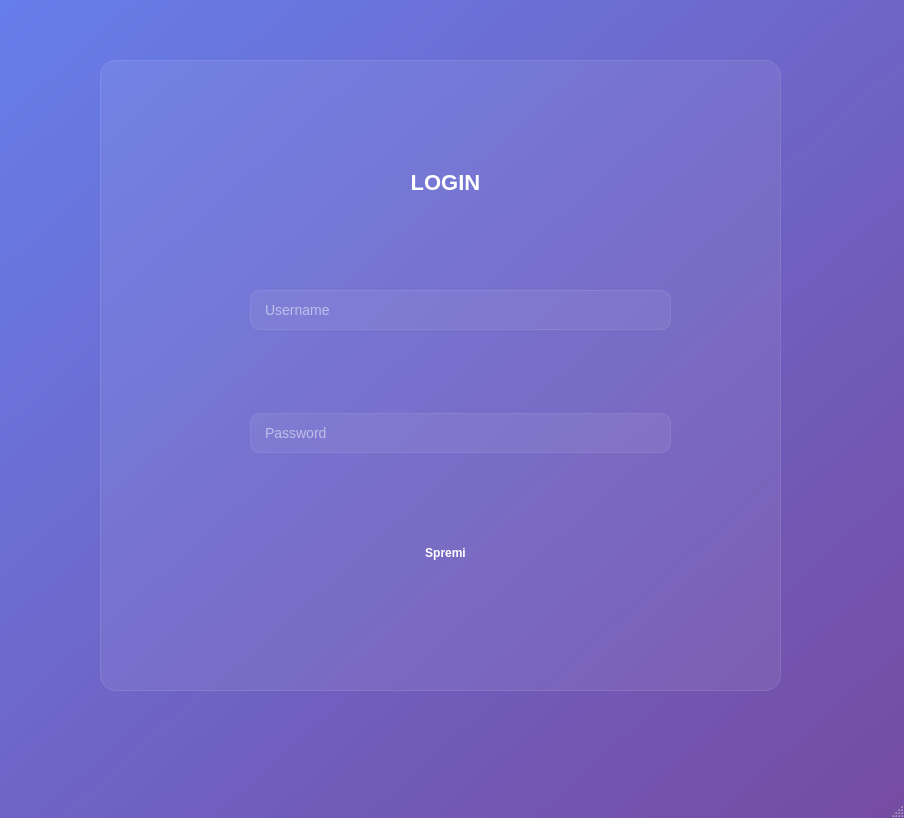
<?xml version="1.0" encoding="UTF-8"?>
<ui version="4.0">
 <class>MainWindow</class>
 <widget class="QMainWindow" name="MainWindow">
  <property name="geometry">
   <rect>
    <x>0</x>
    <y>0</y>
    <width>904</width>
    <height>818</height>
   </rect>
  </property>
  <property name="windowTitle">
   <string>MainWindow</string>
  </property>
  <property name="styleSheet">
   <string notr="true">/* Main background */
QMainWindow {
    background: qlineargradient(spread:pad, x1:0, y1:0, x2:1, y2:1,
        stop:0 #667eea, stop:1 #764ba2);
    font-family: &quot;Segoe UI&quot;;
}

/* Login card */
QFrame#loginFrame {
    background-color: rgba(255,255,255,0.07);
    border: 1px solid rgba(255,255,255,0.12);
    border-radius: 16px;
    padding: 18px;
}

/* Title */
QLabel#label {
    color: white;
    font-weight: 700;
    font-size: 22px; /* Designer će kontrolirati realnu visinu */
}

/* Rows: icon QLabel + QLineEdit siting inside horizontal layout */

/* QLineEdit: ima lijevi padding iznad (ostavi mjesto za ikonicu) */
QLineEdit {
    background-color: rgba(255,255,255,0.06);
    border: 1px solid rgba(255,255,255,0.10);
    border-radius: 10px;
    padding: 10px 12px 10px 12px; /* padding unutar polja */
    color: white;
    font-size: 14px;
}

/* Focus effect */
QLineEdit:focus {
    border: 1px solid #06b6d4;
    background-color: rgba(255,255,255,0.09);
}

/* Push button */
QPushButton#pushButton {
    background: qlineargradient(spread:pad, x1:0, y1:0, x2:1, y2:0,
        stop:0 #6366f1, stop:1 #06b6d4);
    color: white;
    border-radius: 10px;
    padding: 10px;
    font-weight: 700;
}


QLabel[scaledContents=&quot;true&quot;] {
}

QMainWindow {
    background: qlineargradient(spread:pad, x1:0, y1:0, x2:1, y2:1, stop:0 #667eea, stop:1 #764ba2);
    border-image: url(:/slike/img.jpg) 0 0 0 0 stretch stretch; 
}</string>
  </property>
  <widget class="QWidget" name="centralwidget">
   <widget class="QFrame" name="loginFrame">
    <property name="geometry">
     <rect>
      <x>100</x>
      <y>60</y>
      <width>681</width>
      <height>631</height>
     </rect>
    </property>
    <property name="frameShape">
     <enum>QFrame::Shape::StyledPanel</enum>
    </property>
    <property name="frameShadow">
     <enum>QFrame::Shadow::Raised</enum>
    </property>
    <widget class="QWidget" name="verticalLayoutWidget">
     <property name="geometry">
      <rect>
       <x>120</x>
       <y>20</y>
       <width>451</width>
       <height>571</height>
      </rect>
     </property>
     <layout class="QVBoxLayout" name="verticalLayout">
      <item>
       <widget class="QLabel" name="label">
        <property name="minimumSize">
         <size>
          <width>0</width>
          <height>40</height>
         </size>
        </property>
        <property name="maximumSize">
         <size>
          <width>16777215</width>
          <height>50</height>
         </size>
        </property>
        <property name="font">
         <font>
          <pointsize>-1</pointsize>
          <bold>true</bold>
         </font>
        </property>
        <property name="autoFillBackground">
         <bool>false</bool>
        </property>
        <property name="text">
         <string>LOGIN</string>
        </property>
        <property name="alignment">
         <set>Qt::AlignmentFlag::AlignCenter</set>
        </property>
       </widget>
      </item>
      <item>
       <layout class="QHBoxLayout" name="horizontalLayout_2">
        <item>
         <widget class="QLabel" name="label_2">
          <property name="sizePolicy">
           <sizepolicy hsizetype="Fixed" vsizetype="Fixed">
            <horstretch>0</horstretch>
            <verstretch>0</verstretch>
           </sizepolicy>
          </property>
          <property name="minimumSize">
           <size>
            <width>24</width>
            <height>24</height>
           </size>
          </property>
          <property name="maximumSize">
           <size>
            <width>35</width>
            <height>35</height>
           </size>
          </property>
          <property name="text">
           <string/>
          </property>
          <property name="pixmap">
           <pixmap resource="Slike.qrc">:/slike/user.png</pixmap>
          </property>
          <property name="scaledContents">
           <bool>true</bool>
          </property>
         </widget>
        </item>
        <item>
         <widget class="QLineEdit" name="lineEdit_2">
          <property name="placeholderText">
           <string>Username</string>
          </property>
         </widget>
        </item>
       </layout>
      </item>
      <item>
       <layout class="QHBoxLayout" name="horizontalLayout_3">
        <item>
         <widget class="QLabel" name="label_3">
          <property name="sizePolicy">
           <sizepolicy hsizetype="Fixed" vsizetype="Fixed">
            <horstretch>0</horstretch>
            <verstretch>0</verstretch>
           </sizepolicy>
          </property>
          <property name="minimumSize">
           <size>
            <width>24</width>
            <height>24</height>
           </size>
          </property>
          <property name="maximumSize">
           <size>
            <width>35</width>
            <height>35</height>
           </size>
          </property>
          <property name="text">
           <string/>
          </property>
          <property name="pixmap">
           <pixmap resource="Slike.qrc">:/slike/padlock.png</pixmap>
          </property>
          <property name="scaledContents">
           <bool>true</bool>
          </property>
         </widget>
        </item>
        <item>
         <widget class="QLineEdit" name="lineEdit">
          <property name="placeholderText">
           <string>Password</string>
          </property>
         </widget>
        </item>
       </layout>
      </item>
      <item>
       <widget class="QPushButton" name="pushButton">
        <property name="text">
         <string>Spremi</string>
        </property>
       </widget>
      </item>
     </layout>
    </widget>
   </widget>
  </widget>
  <widget class="QMenuBar" name="menubar">
   <property name="geometry">
    <rect>
     <x>0</x>
     <y>0</y>
     <width>904</width>
     <height>25</height>
    </rect>
   </property>
  </widget>
  <widget class="QStatusBar" name="statusbar"/>
 </widget>
 <resources>
  <include location="Slike.qrc"/>
 </resources>
 <connections/>
</ui>
